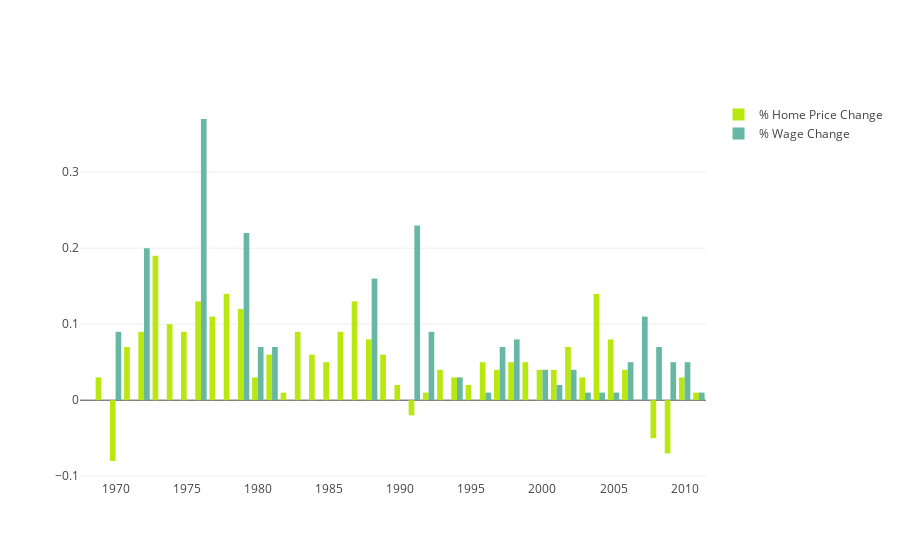

The notebook cell saved with this chart:
### Code cell
data = [
    go.Bar(
        x = wage_and_medianhome['Year'],
        y = round(wage_and_medianhome['PercentHome_Change'],2),
        base = 0,
        marker = dict(
          color = ('rgb(184, 232, 16)')
        ),
        name = '% Home Price Change'
    ),
    go.Bar(
        x = wage_and_medianhome['Year'],
        y = round(wage_and_medianhome['PercentWage_Change'],2),
        base = 0,
        marker = dict(
          color = ('rgb(102, 183, 163)')
        ),
        name = '% Wage Change'
    )
]


fig = go.Figure(data=data)
py.offline.iplot(fig, filename='base-bar')

### Figure 1 — Plotly figure (JSON) as saved in the notebook; plotly's stock layout.template omitted (floating-point values rounded to 4 significant figures)
{"data": [{"base": 0, "marker": {"color": "rgb(184, 232, 16)"}, "name": "% Home Price Change", "type": "bar", "uid": "ee66a48c-d0a4-4992-b7d3-2060cb989fd5", "x": [1968, 1969, 1970, 1971, 1972, 1973, 1974, 1975, 1976, 1977, 1978, 1979, 1980, 1981, 1982, 1983, 1984, 1985, 1986, 1987, 1988, 1989, 1990, 1991, 1992, 1993, 1994, 1995, 1996, 1997, 1998, 1999, 2000, 2001, 2002, 2003, 2004, 2005, 2006, 2007, 2008, 2009, 2010, 2011], "y": [null, 0.03, -0.08, 0.07, 0.09, 0.19, 0.1, 0.09, 0.13, 0.11, 0.14, 0.12, 0.03, 0.06, 0.01, 0.09, 0.06, 0.05, 0.09, 0.13, 0.08, 0.06, 0.02, -0.02, 0.01, 0.04, 0.03, 0.02, 0.05, 0.04, 0.05, 0.05, 0.04, 0.04, 0.07, 0.03, 0.14, 0.08, 0.04, 0, -0.05, -0.07, 0.03, 0.01]}, {"base": 0, "marker": {"color": "rgb(102, 183, 163)"}, "name": "% Wage Change", "type": "bar", "uid": "d2708e5a-eb81-40e2-83ae-e51f647103df", "x": [1968, 1969, 1970, 1971, 1972, 1973, 1974, 1975, 1976, 1977, 1978, 1979, 1980, 1981, 1982, 1983, 1984, 1985, 1986, 1987, 1988, 1989, 1990, 1991, 1992, 1993, 1994, 1995, 1996, 1997, 1998, 1999, 2000, 2001, 2002, 2003, 2004, 2005, 2006, 2007, 2008, 2009, 2010, 2011], "y": [null, 0, 0.09, 0, 0.2, 0, 0, 0, 0.37, 0, 0, 0.22, 0.07, 0.07, 0, 0, 0, 0, 0, 0, 0.16, 0, 0, 0.23, 0.09, 0, 0.03, 0, 0.01, 0.07, 0.08, 0, 0.04, 0.02, 0.04, 0.01, 0.01, 0.01, 0.05, 0.11, 0.07, 0.05, 0.05, 0.01]}], "layout": {}}
